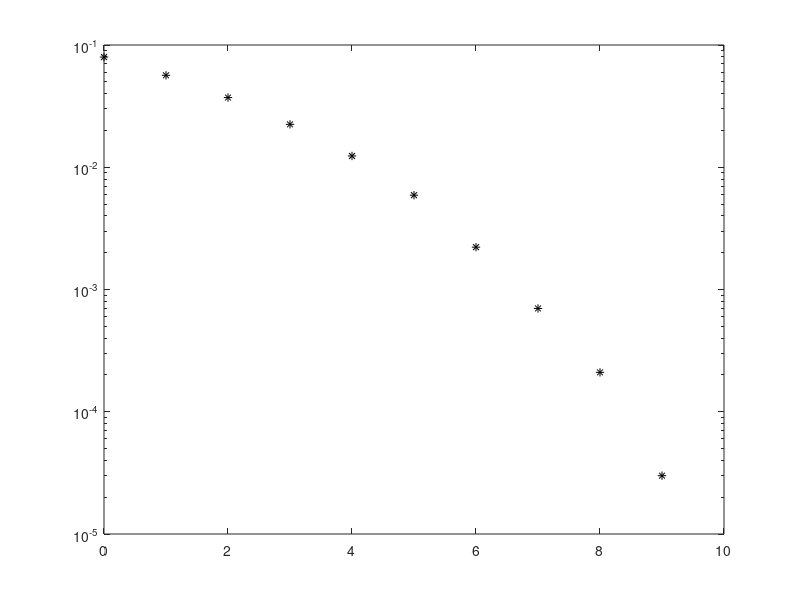
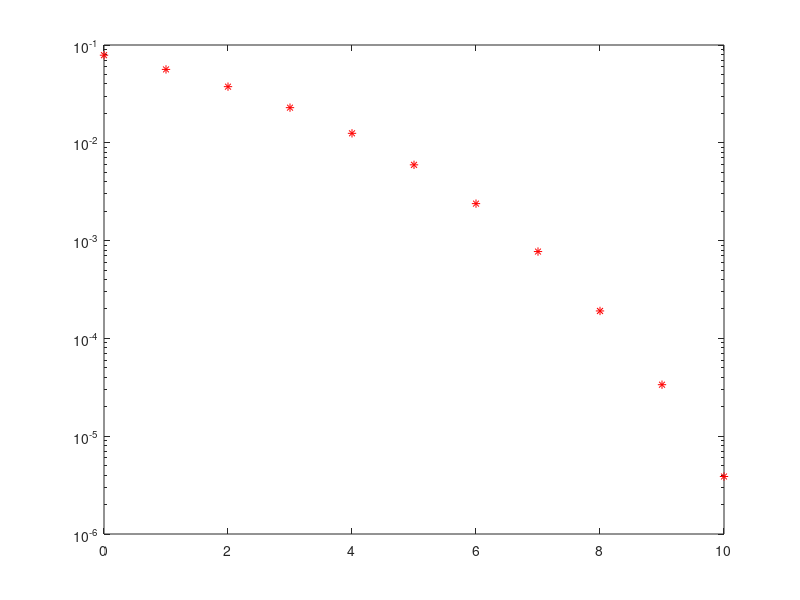

Write MATLAB code to recreate these figures, in order.
%Simulating BPSK modulation using awgn from obtaining the variance
ebnodB = 0:10;
R = 1;
ebno = 10.^(ebnodB/10);
sigma = sqrt(1./(2*ebno));

N = 1e5;
dataIn = randi([0 1],N,1);
txsig = 1 - 2*dataIn;

for i=1:length(sigma);
    rxsig = txsig + sigma(i)*randn(N,1);
    dataOut = rxsig < 0;
    ber(i) = mean(dataIn~=dataOut);
    berth(i) = qfunc(1/sigma(i));
end
figure;
semilogy(ebnodB,ber,'k*')
figure;
semilogy(ebnodB,berth,'r*')

 